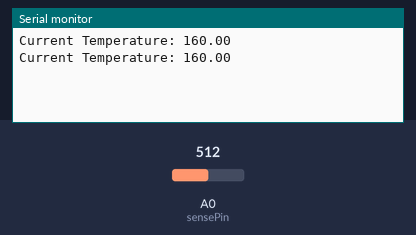
Recording of a sketch running on a simulated Arduino Uno, built with avr-gcc and run on an emulated ATmega328P. Parts: the last lines printed to the serial monitor. The inputs (shaded band) are chosen by the test bench; at power-on: A0 (sensePin) = 512.

Above: at 2.8 s.
2.9 s: A0 (sensePin) set to 716
At 4.9 s:
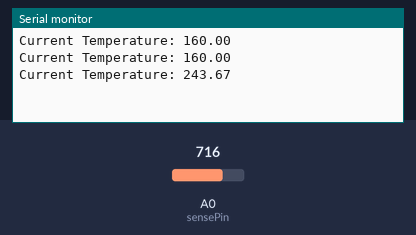
5.6 s: A0 (sensePin) set to 900
At 6.4 s:
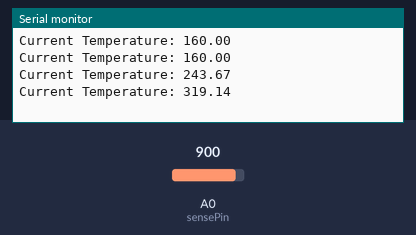
Timing chart, 0 to 8.6 s (numbered marks = the images above; inputs shaded):
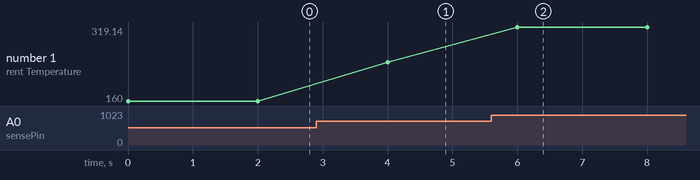

Measured:
- after the input at 2.9 s, the serial monitor: prints a new line after 1.1 s (image 1)
- after the input at 5.6 s, the serial monitor: prints a new line after 0.40 s (image 2)
- plotted number 1: 160 → 243.67 after the input at 2.9 s, 243.67 → 319.14 after the input at 5.6 s

The sketch:

temperatureLevels.ino
```cpp
int sensePin = A0; //This is the Arduino Pin that will read the sensor output

void setup() {

Serial.begin(9600); //Start the Serial Port at 9600 baud (default)

}
void loop() {
int tempRead = analogRead(sensePin); //read the analog sensor and store it
float voltage = tempRead * (4.2 / 1024.0);
float temp = (voltage - 0.5) * 100; //Convert to degrees

Serial.print("Current Temperature: ");
Serial.println(temp);
delay(2000);
}
```
